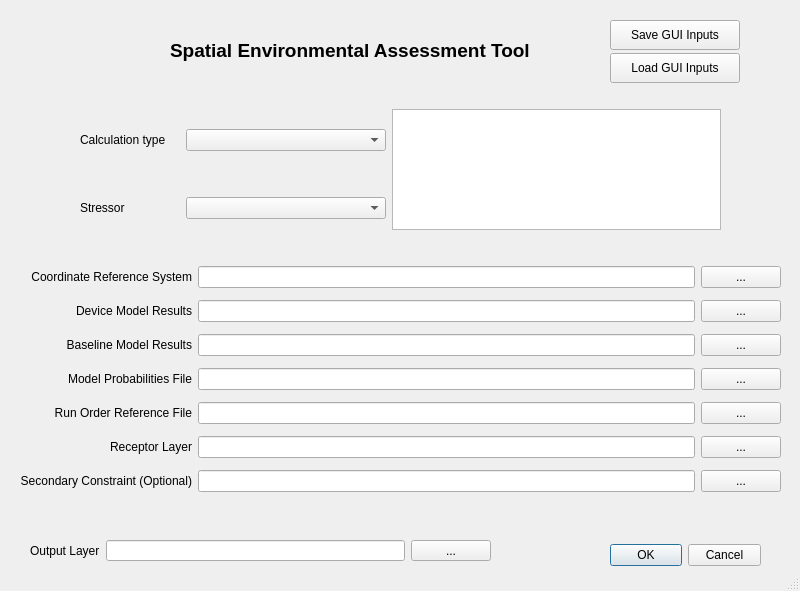
<?xml version="1.0" encoding="UTF-8"?>
<ui version="4.0">
 <class>Dialog</class>
 <widget class="QDialog" name="Dialog">
  <property name="geometry">
   <rect>
    <x>0</x>
    <y>0</y>
    <width>800</width>
    <height>591</height>
   </rect>
  </property>
  <property name="sizePolicy">
   <sizepolicy hsizetype="Fixed" vsizetype="Fixed">
    <horstretch>0</horstretch>
    <verstretch>0</verstretch>
   </sizepolicy>
  </property>
  <property name="minimumSize">
   <size>
    <width>800</width>
    <height>591</height>
   </size>
  </property>
  <property name="maximumSize">
   <size>
    <width>800</width>
    <height>591</height>
   </size>
  </property>
  <property name="windowTitle">
   <string>Spatial Environmental Assessment Tool</string>
  </property>
  <property name="sizeGripEnabled">
   <bool>true</bool>
  </property>
  <widget class="QDialogButtonBox" name="buttonBox">
   <property name="geometry">
    <rect>
     <x>610</x>
     <y>540</y>
     <width>151</width>
     <height>31</height>
    </rect>
   </property>
   <property name="orientation">
    <enum>Qt::Horizontal</enum>
   </property>
   <property name="standardButtons">
    <set>QDialogButtonBox::Cancel|QDialogButtonBox::Ok</set>
   </property>
  </widget>
  <widget class="QWidget" name="gridLayoutWidget_2">
   <property name="geometry">
    <rect>
     <x>20</x>
     <y>260</y>
     <width>761</width>
     <height>243</height>
    </rect>
   </property>
   <layout class="QGridLayout" name="gridLayout_2">
    <item row="2" column="0">
     <widget class="QLabel" name="label_7">
      <property name="toolTip">
       <string>&lt;html&gt;&lt;head/&gt;&lt;body&gt;&lt;p&gt;Model results with marine energy devices present. Accepts a single NetCDF file or directory contining a collection of files.&lt;/p&gt;&lt;/body&gt;&lt;/html&gt;</string>
      </property>
      <property name="text">
       <string>&lt;html&gt;&lt;head/&gt;&lt;body&gt;&lt;p align=&quot;right&quot;&gt;Baseline Model Results&lt;/p&gt;&lt;/body&gt;&lt;/html&gt;</string>
      </property>
     </widget>
    </item>
    <item row="0" column="1">
     <widget class="QLineEdit" name="crs"/>
    </item>
    <item row="4" column="0">
     <widget class="QLabel" name="label_9">
      <property name="toolTip">
       <string>&lt;html&gt;&lt;head/&gt;&lt;body&gt;&lt;p&gt;Run order reference CSV file.&lt;/p&gt;&lt;/body&gt;&lt;/html&gt;</string>
      </property>
      <property name="text">
       <string>&lt;html&gt;&lt;head/&gt;&lt;body&gt;&lt;p align=&quot;right&quot;&gt;Run Order Reference File&lt;/p&gt;&lt;/body&gt;&lt;/html&gt;</string>
      </property>
      <property name="wordWrap">
       <bool>true</bool>
      </property>
     </widget>
    </item>
    <item row="5" column="0">
     <widget class="QLabel" name="label_11">
      <property name="toolTip">
       <string>&lt;html&gt;&lt;head/&gt;&lt;body&gt;&lt;p&gt;Raster layer of receptors.&lt;/p&gt;&lt;/body&gt;&lt;/html&gt;</string>
      </property>
      <property name="text">
       <string>&lt;html&gt;&lt;head/&gt;&lt;body&gt;&lt;p align=&quot;right&quot;&gt;Receptor Layer&lt;/p&gt;&lt;/body&gt;&lt;/html&gt;</string>
      </property>
      <property name="wordWrap">
       <bool>true</bool>
      </property>
     </widget>
    </item>
    <item row="1" column="0">
     <widget class="QLabel" name="label">
      <property name="toolTip">
       <string>&lt;html&gt;&lt;head/&gt;&lt;body&gt;&lt;p&gt;Model results with marine energy devices present. Accepts a single NetCDF file or directory contining a collection of files.&lt;/p&gt;&lt;/body&gt;&lt;/html&gt;</string>
      </property>
      <property name="text">
       <string>&lt;html&gt;&lt;head/&gt;&lt;body&gt;&lt;p align=&quot;right&quot;&gt;Device Model Results&lt;/p&gt;&lt;/body&gt;&lt;/html&gt;</string>
      </property>
     </widget>
    </item>
    <item row="6" column="0">
     <widget class="QLabel" name="label_3">
      <property name="toolTip">
       <string>&lt;html&gt;&lt;head/&gt;&lt;body&gt;&lt;p&gt;Secondary constraint (optional).&lt;/p&gt;&lt;/body&gt;&lt;/html&gt;</string>
      </property>
      <property name="text">
       <string>&lt;html&gt;&lt;head/&gt;&lt;body&gt;&lt;p align=&quot;right&quot;&gt;Secondary Constraint (Optional)&lt;/p&gt;&lt;/body&gt;&lt;/html&gt;</string>
      </property>
     </widget>
    </item>
    <item row="0" column="0">
     <widget class="QLabel" name="label_10">
      <property name="toolTip">
       <string>&lt;html&gt;&lt;head/&gt;&lt;body&gt;&lt;p&gt;Spatial coordnate reference system ID (ie. 4326)&lt;/p&gt;&lt;/body&gt;&lt;/html&gt;</string>
      </property>
      <property name="whatsThis">
       <string>&lt;html&gt;&lt;head/&gt;&lt;body&gt;&lt;p&gt;Spatial coordnate reference system ID (ie. 4326)&lt;/p&gt;&lt;/body&gt;&lt;/html&gt;</string>
      </property>
      <property name="text">
       <string>&lt;html&gt;&lt;head/&gt;&lt;body&gt;&lt;p align=&quot;right&quot;&gt;Coordinate Reference System&lt;/p&gt;&lt;/body&gt;&lt;/html&gt;</string>
      </property>
      <property name="wordWrap">
       <bool>true</bool>
      </property>
     </widget>
    </item>
    <item row="3" column="0">
     <widget class="QLabel" name="label_8">
      <property name="toolTip">
       <string>&lt;html&gt;&lt;head/&gt;&lt;body&gt;&lt;p&gt;CSV file of model runs and associated probabilities.&lt;/p&gt;&lt;/body&gt;&lt;/html&gt;</string>
      </property>
      <property name="text">
       <string>&lt;html&gt;&lt;head/&gt;&lt;body&gt;&lt;p align=&quot;right&quot;&gt;Model Probabilities File&lt;/p&gt;&lt;/body&gt;&lt;/html&gt;</string>
      </property>
      <property name="wordWrap">
       <bool>true</bool>
      </property>
     </widget>
    </item>
    <item row="0" column="2">
     <widget class="QPushButton" name="crs_button">
      <property name="text">
       <string>...</string>
      </property>
     </widget>
    </item>
    <item row="1" column="1">
     <widget class="QLineEdit" name="device_present"/>
    </item>
    <item row="1" column="2">
     <widget class="QPushButton" name="pushButton">
      <property name="text">
       <string>...</string>
      </property>
     </widget>
    </item>
    <item row="2" column="1">
     <widget class="QLineEdit" name="device_not_present"/>
    </item>
    <item row="2" column="2">
     <widget class="QPushButton" name="pushButton_5">
      <property name="text">
       <string>...</string>
      </property>
     </widget>
    </item>
    <item row="3" column="1">
     <widget class="QLineEdit" name="bc_prob"/>
    </item>
    <item row="3" column="2">
     <widget class="QPushButton" name="pushButton_6">
      <property name="text">
       <string>...</string>
      </property>
     </widget>
    </item>
    <item row="4" column="1">
     <widget class="QLineEdit" name="run_order"/>
    </item>
    <item row="4" column="2">
     <widget class="QPushButton" name="pushButton_7">
      <property name="text">
       <string>...</string>
      </property>
     </widget>
    </item>
    <item row="5" column="1">
     <widget class="QLineEdit" name="receptor_file"/>
    </item>
    <item row="5" column="2">
     <widget class="QPushButton" name="receptor_button">
      <property name="text">
       <string>...</string>
      </property>
     </widget>
    </item>
    <item row="6" column="1">
     <widget class="QLineEdit" name="sc_file"/>
    </item>
    <item row="6" column="2">
     <widget class="QPushButton" name="pushButton_3">
      <property name="text">
       <string>...</string>
      </property>
     </widget>
    </item>
   </layout>
  </widget>
  <widget class="QWidget" name="gridLayoutWidget">
   <property name="geometry">
    <rect>
     <x>20</x>
     <y>530</y>
     <width>481</width>
     <height>41</height>
    </rect>
   </property>
   <layout class="QGridLayout" name="gridLayout">
    <property name="leftMargin">
     <number>10</number>
    </property>
    <property name="topMargin">
     <number>10</number>
    </property>
    <property name="rightMargin">
     <number>10</number>
    </property>
    <property name="bottomMargin">
     <number>10</number>
    </property>
    <item row="0" column="1">
     <widget class="QLineEdit" name="ofile"/>
    </item>
    <item row="0" column="0">
     <widget class="QLabel" name="label_4">
      <property name="toolTip">
       <string>&lt;html&gt;&lt;head/&gt;&lt;body&gt;&lt;p&gt;Model output layer.&lt;/p&gt;&lt;/body&gt;&lt;/html&gt;</string>
      </property>
      <property name="text">
       <string>Output Layer</string>
      </property>
     </widget>
    </item>
    <item row="0" column="2">
     <widget class="QPushButton" name="pushButton_4">
      <property name="text">
       <string>...</string>
      </property>
     </widget>
    </item>
   </layout>
  </widget>
  <widget class="QWidget" name="gridLayoutWidget_3">
   <property name="geometry">
    <rect>
     <x>70</x>
     <y>90</y>
     <width>661</width>
     <height>161</height>
    </rect>
   </property>
   <layout class="QGridLayout" name="gridLayout_3" rowstretch="0,0" columnstretch="0,0,0" columnminimumwidth="100,200,300">
    <property name="leftMargin">
     <number>10</number>
    </property>
    <property name="topMargin">
     <number>10</number>
    </property>
    <property name="rightMargin">
     <number>10</number>
    </property>
    <property name="bottomMargin">
     <number>10</number>
    </property>
    <item row="1" column="1">
     <widget class="QComboBox" name="stressor_comboBox"/>
    </item>
    <item row="0" column="0">
     <widget class="QLabel" name="label_5">
      <property name="minimumSize">
       <size>
        <width>61</width>
        <height>16</height>
       </size>
      </property>
      <property name="text">
       <string>Calculation type</string>
      </property>
     </widget>
    </item>
    <item row="0" column="2" rowspan="2">
     <widget class="QTableWidget" name="tableWidget">
      <property name="minimumSize">
       <size>
        <width>0</width>
        <height>112</height>
       </size>
      </property>
      <property name="toolTip">
       <string>&lt;html&gt;&lt;head/&gt;&lt;body&gt;&lt;p&gt;Style files for data display.&lt;/p&gt;&lt;/body&gt;&lt;/html&gt;</string>
      </property>
     </widget>
    </item>
    <item row="1" column="0">
     <widget class="QLabel" name="label_6">
      <property name="text">
       <string>Stressor</string>
      </property>
     </widget>
    </item>
    <item row="0" column="1">
     <widget class="QComboBox" name="comboBox">
      <property name="minimumSize">
       <size>
        <width>103</width>
        <height>0</height>
       </size>
      </property>
     </widget>
    </item>
   </layout>
  </widget>
  <widget class="QLabel" name="label_2">
   <property name="geometry">
    <rect>
     <x>70</x>
     <y>30</y>
     <width>91</width>
     <height>41</height>
    </rect>
   </property>
   <property name="maximumSize">
    <size>
     <width>91</width>
     <height>41</height>
    </size>
   </property>
   <property name="text">
    <string/>
   </property>
   <property name="pixmap">
    <pixmap>icon.png</pixmap>
   </property>
  </widget>
  <widget class="QLabel" name="label_12">
   <property name="geometry">
    <rect>
     <x>170</x>
     <y>30</y>
     <width>401</width>
     <height>41</height>
    </rect>
   </property>
   <property name="maximumSize">
    <size>
     <width>401</width>
     <height>41</height>
    </size>
   </property>
   <property name="text">
    <string>&lt;html&gt;&lt;head/&gt;&lt;body&gt;&lt;p&gt;&lt;span style=&quot; font-size:14pt; font-weight:700;&quot;&gt;Spatial Environmental Assessment Tool&lt;/span&gt;&lt;/p&gt;&lt;/body&gt;&lt;/html&gt;</string>
   </property>
  </widget>
  <widget class="QWidget" name="verticalLayoutWidget">
   <property name="geometry">
    <rect>
     <x>600</x>
     <y>10</y>
     <width>151</width>
     <height>80</height>
    </rect>
   </property>
   <layout class="QVBoxLayout" name="verticalLayout_2">
    <property name="leftMargin">
     <number>10</number>
    </property>
    <property name="topMargin">
     <number>10</number>
    </property>
    <property name="rightMargin">
     <number>10</number>
    </property>
    <property name="bottomMargin">
     <number>10</number>
    </property>
    <item>
     <widget class="QPushButton" name="save_input">
      <property name="minimumSize">
       <size>
        <width>130</width>
        <height>30</height>
       </size>
      </property>
      <property name="maximumSize">
       <size>
        <width>130</width>
        <height>30</height>
       </size>
      </property>
      <property name="text">
       <string>Save GUI Inputs</string>
      </property>
     </widget>
    </item>
    <item>
     <widget class="QPushButton" name="load_input">
      <property name="minimumSize">
       <size>
        <width>130</width>
        <height>30</height>
       </size>
      </property>
      <property name="maximumSize">
       <size>
        <width>130</width>
        <height>30</height>
       </size>
      </property>
      <property name="text">
       <string>Load GUI Inputs</string>
      </property>
     </widget>
    </item>
   </layout>
  </widget>
 </widget>
 <resources/>
 <connections>
  <connection>
   <sender>buttonBox</sender>
   <signal>accepted()</signal>
   <receiver>Dialog</receiver>
   <slot>accept()</slot>
   <hints>
    <hint type="sourcelabel">
     <x>248</x>
     <y>254</y>
    </hint>
    <hint type="destinationlabel">
     <x>157</x>
     <y>274</y>
    </hint>
   </hints>
  </connection>
  <connection>
   <sender>buttonBox</sender>
   <signal>rejected()</signal>
   <receiver>Dialog</receiver>
   <slot>reject()</slot>
   <hints>
    <hint type="sourcelabel">
     <x>316</x>
     <y>260</y>
    </hint>
    <hint type="destinationlabel">
     <x>286</x>
     <y>274</y>
    </hint>
   </hints>
  </connection>
 </connections>
</ui>
